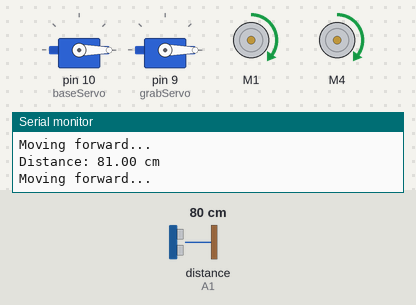
The sketch below on a simulated Arduino Uno, built with avr-gcc and run on an emulated ATmega328P. On the bench: 2 × servo, 2 × DC motor (green arrow = forward, orange = backward, longer = faster), the last lines printed to the serial monitor. The inputs (shaded band) are chosen by the test bench; at power-on: distance to the obstacle (sensor on A1) 80 cm. The echo pulse lasts 58.3 µs per cm.

Above: at 1.2 s.
1.3 s: distance to the obstacle (sensor on A1) set to 18 cm
2.8 s: distance to the obstacle (sensor on A1) set to 13 cm
At 3.9 s:
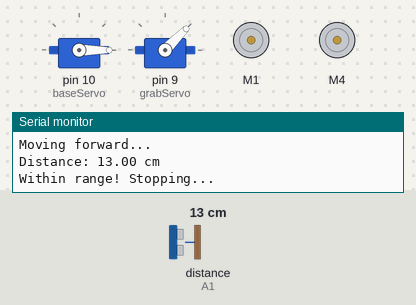
At 7.1 s:
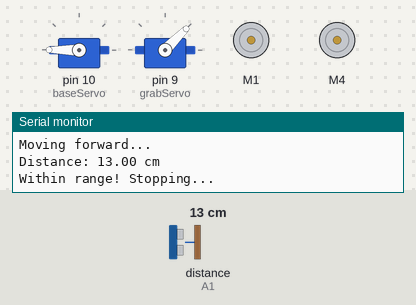
8.8 s: distance to the obstacle (sensor on A1) set to 6 cm
11.8 s: distance to the obstacle (sensor on A1) set to 3 cm
At 21.1 s:
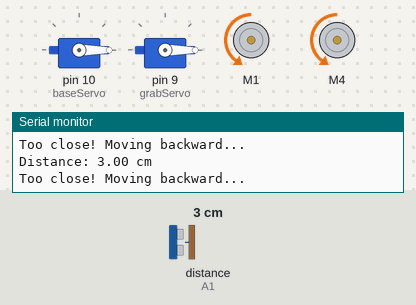
Timing chart, 0 to 22.2 s (numbered marks = the images above; inputs shaded):
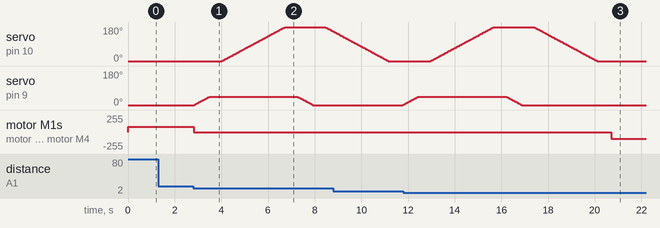

Measured:
- the behaviour switches between 16 and 15 cm on distance to the obstacle (sensor on A1) (found by bisection; images 0 and 1)
- the behaviour switches between 5 and 4 cm on distance to the obstacle (sensor on A1) (found by bisection; images 2 and 3)
- after the input at 2.8 s, servo on pin 10 (baseServo): rises from 0° to 180° in 2.7 s, then falls to 157° in 2.0 s; servo on pin 9 (grabServo): rises from 0° to 45° in 0.66 s, then falls to 0° in 4.4 s; motor M1, motor M4: forward 80/255 → stopped at once
- after the input at 11.8 s, servo on pin 9 (grabServo): goes on until 16.9 s, then stays 0°; motor M1, motor M4: stopped → backward 100/255 after 8.9 s

The sketch:

PluckPro_Final_Code.ino
```cpp
#include <AFMotor.h>
#include <NewPing.h>
#include <Servo.h>  // Include the Servo library

// Pin definitions
#define TRIG_PIN A0 // Ultrasonic sensor trigger pin
#define ECHO_PIN A1 // Ultrasonic sensor echo pin
#define MAX_DISTANCE 200 // Maximum distance to measure (in cm)

// FOR COLOR DETECTION MECHANISM
// #define S0 A2
// #define S1 A3
// #define S2 A5
// #define S3 A5
// #define OUT 9
// #define LED 5
// int redFrequency, greenFrequency, blueFrequency;


// Motor definitions
AF_DCMotor motorRight(1, MOTOR12_1KHZ);  // Right motor connected to pin 1 on L293D
AF_DCMotor motorLeft(4, MOTOR34_1KHZ);   // Left motor connected to pin 4 on L293D

// Servo motor definition
Servo baseServo;  // for base
Servo grabServo;  // for grabbing

// Create NewPing object
NewPing sonar(TRIG_PIN, ECHO_PIN, MAX_DISTANCE);

void setup() {
  Serial.begin(9600);

  baseServo.attach(10);  // Attaching base servo to pin 10
  grabServo.attach(9);  // Attaching Grabbing servo to pin 9
  // Optionally, you can start the servo at a specific position
  baseServo.write(0);  // Start at 0 degrees
  grabServo.write(0);

  //COLOR PART
  // pinMode(S0, OUTPUT);
  // pinMode(S1, OUTPUT);
  // pinMode(S2, OUTPUT);
  // pinMode(S3, OUTPUT);
  // pinMode(LED, OUTPUT);
  // digitalWrite(LED, HIGH);
  // pinMode(OUT, INPUT);

  // // Set frequency scaling to 100%
  // digitalWrite(S0, HIGH);
  // digitalWrite(S1, LOW);
}

void loop() {
  // Measure distance using NewPing
  float distance = sonar.ping_cm(); // Get distance in centimeters

  if (distance == 0) {
    // Handle no echo (out of range)
    Serial.println("No object detected!");
    moveForward();
  } else {
    Serial.print("Distance: ");
    Serial.print(distance);
    Serial.println(" cm");

    // Perform actions based on distance
    if (distance < 5) {
      Serial.println("Too close! Moving backward...");
      moveBackward();
    } else if (distance >= 5 && distance <= 15) {
      Serial.println("Within range! Stopping...");
      moveStop(); // Stop immediately
      //checkRipe();
      grabFruit();
      storeFruit();

    } else if (distance > 15) {
      Serial.println("Moving forward...");
      moveForward();
    }
  }

  delay(100); // Short delay to check distance more frequently
}

// Gradual decrease in motor speed
void moveForward() {
  motorRight.setSpeed(80); // Fixed forward speed
  motorRight.run(FORWARD);

  motorLeft.setSpeed(80);
  motorLeft.run(FORWARD);
}

// Move backward
void moveBackward() {
  motorRight.setSpeed(100);
  motorRight.run(BACKWARD);

  motorLeft.setSpeed(100);
  motorLeft.run(BACKWARD);
}

// Stop the motors
void moveStop() {
  motorRight.run(RELEASE);
  motorLeft.run(RELEASE);
}

void grabFruit()
{
  for (int pos = 0; pos <= 45; pos++) {  // Sweep from 0 to 45 degrees to grab fruit
    grabServo.write(pos);             // Move servo to position
    delay(15);                      // Wait for the servo to reach the position
  }
  delay(500);

  for (int pos2 = 0; pos2 <= 180; pos2++) {  // Sweep from 0 to 180 degrees
    baseServo.write(pos2);             // Move base servo to store
    delay(15);                      // Wait for the servo to reach the storage box
  }
  delay(500);
}

// void checkRipe()
// {
//   redFrequency = readColor("Red", LOW, LOW);
//   greenFrequency = readColor("Green", HIGH, HIGH);
//   blueFrequency = readColor("Blue", LOW, HIGH);

//   identifyFruitRipeness();

// }

// int readColor(const char* colorName, bool s2State, bool s3State) {
//   // Configure color filter
//   digitalWrite(S2, s2State);
//   digitalWrite(S3, s3State);

//   // Measure frequency
//   int frequency = pulseIn(OUT, LOW);

//   return frequency;
// }

// void identifyFruitRipeness() {
//   // Determine if the fruit is ripe or not
//   if (redFrequency < greenFrequency && redFrequency < blueFrequency) {
//     Serial.println("The fruit is Ripe!");
//     grabFruit();
//   } else {
//     Serial.println("Not ready to pick.");
//     moveStop();
//   }
// }

void storeFruit()
{
  for (int pos = 45; pos >= 0; pos--) {  // Sweep back from 45 to 0 degrees
    grabServo.write(pos);             // Move servo to release fruit
    delay(15);                      // Wait for the servo to reach the position
  }
  delay(500);

  for (int pos2 = 180; pos2 >= 0; pos2--) {  // Sweep back from 180 to 0 degrees
    baseServo.write(pos2);             // Move base servo to front

    delay(15);                      // Wait for the servo to reach the position
  }
  delay(500);
}
```
